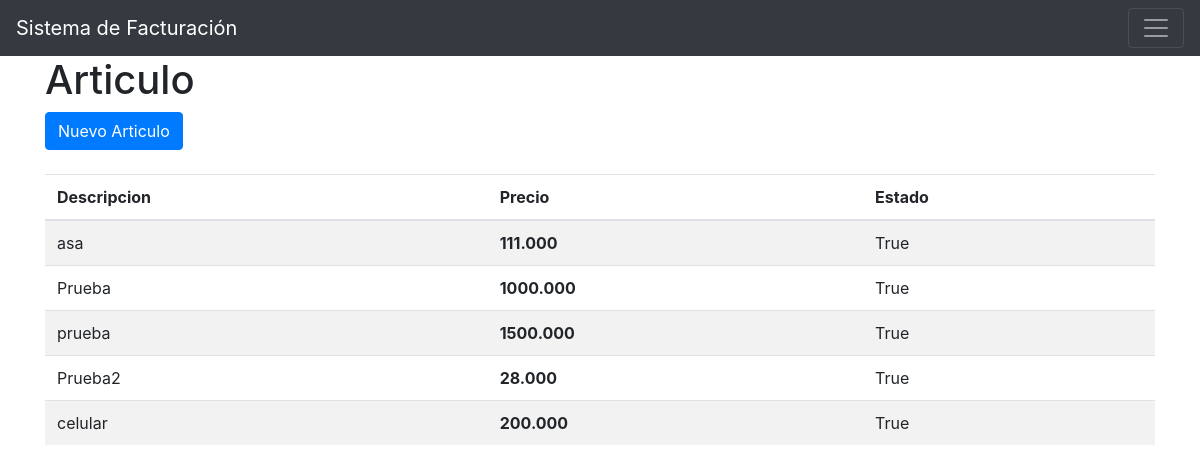
/Articulo/, run on the app's committed database.
### Articulo/models.py (models this page shows, shortened)
class Articulo(models.Model):
    descripcion = models.TextField(blank=True,null=True)
    precio = models.DecimalField(decimal_places=3,max_digits=10000,default=0)
    estado = models.BooleanField(default=True)

### Articulo/views.py (the view)
def index(request):
    obj=Articulo.objects.all()
    myForm=ArticuloForm()
    if request.method=="POST":
      myForm=ArticuloForm(request.POST)
    if myForm.is_valid():
        myForm.save()
    else:
        print("hubo un error en el registro")
    context={
        'form':myForm,
        'Articulo':obj,
        'ArticuloForm' : ArticuloForm()
    }
    return render(request, 'Articulo.html', context)

### Articulo/templates/Articulo.html (shortened to what this page needs)
{% extends 'base.html' %}
{% block title %}
    Articulo
{% endblock title %}
{% block content %}
{% load crispy_forms_tags %}
<button type="button" class="btn btn-primary" data-toggle="modal" data-target="#exampleModal">
    Nuevo Articulo
  </button>
  <br><br>
<table class="table table-striped">
  <thead>
    <tr>
      <th>Descripcion</th>
      <th>Precio</th>
      <th>Estado </th>
    </tr>
  </thead>
  <tbody>
    {% for i in Articulo %}
    <tr>
      <td>{{i.descripcion}}</td>
      <th>{{i.precio}}</th>
      <td>{{i.estado}}</td>
    </tr>
    {% endfor %}
  </tbody>
</table>
{% endblock %}

### data on the page
Articulo: descripcion "asa", precio "111.000", estado "True"
Articulo: descripcion "Prueba", precio "1000.000", estado "True"
Articulo: descripcion "prueba", precio "1500.000", estado "True"
Articulo: descripcion "Prueba2", precio "28.000", estado "True"
Articulo: descripcion "celular", precio "200.000", estado "True"
